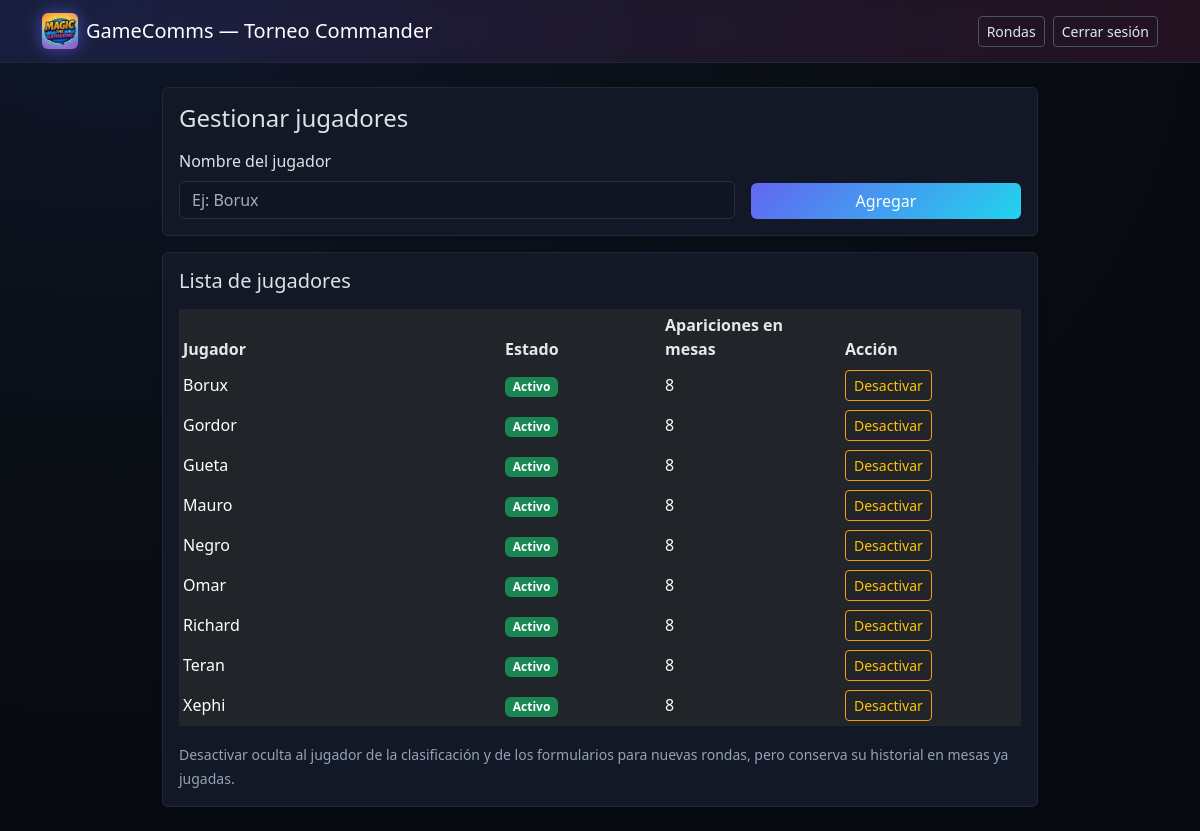
Screenshot of /admin/players (signed in) with the database file from the repository.
### app.py (models this page shows)
class Player(db.Model):
    id = db.Column(db.Integer, primary_key=True)
    name = db.Column(db.String, unique=True, nullable=False)
    active = db.Column(db.Boolean, nullable=False, default=True)

### app.py (the view)
@app.route("/admin/players")
def players_admin():
    if not session.get("is_admin"):
        flash("No autorizado.", "danger")
        return redirect(url_for("index"))
    from sqlalchemy import func
    q_counts = (db.session.query(GameResult.player_id, func.count(GameResult.id))
                .group_by(GameResult.player_id).all())
    counts = {pid: c for pid, c in q_counts}
    players = Player.query.order_by(Player.name.asc()).all()  # incluye activos e inactivos
    return render_template("players.html", players=players, counts=counts)

### templates/players.html (shortened to what this page needs)
<!doctype html>
<html lang="es" data-bs-theme="dark">
<head>
  <link href="https://cdn.jsdelivr.net/npm/bootstrap@5.3.3/dist/css/bootstrap.min.css" rel="stylesheet">
  <link href="{{ url_for('static', filename='dark.css') }}" rel="stylesheet">
</head>
<body class="bg-light">
  <nav class="navbar navbar-dark">
    <div class="container">
      <a class="navbar-brand d-flex align-items-center" href="{{ url_for('index') }}">
        <img src="{{ url_for('static', filename='img/gamecomms.png') }}" class="brand-logo" alt="GameComms">
        <span>GameComms — Torneo Commander</span>
      </a>
      <div class="d-flex gap-2">
        <a class="btn btn-outline-light btn-sm" href="{{ url_for('rounds_view') }}">Rondas</a>
        <a class="btn btn-outline-light btn-sm" href="{{ url_for('logout') }}">Cerrar sesión</a>
      </div>
    </div>
  </nav>
  <div class="container py-4" style="max-width:900px;">
    <div class="card shadow-sm mb-3">
      <div class="card-body">
        <h1 class="h4 mb-3">Gestionar jugadores</h1>
        <form class="row g-3" method="post" action="{{ url_for('player_add') }}">
          <div class="col-sm-8">
            <label class="form-label">Nombre del jugador</label>
            <input class="form-control" type="text" name="name" placeholder="Ej: Borux" required>
          </div>
          <div class="col-sm-4 d-flex align-items-end">
            <button class="btn btn-primary w-100">Agregar</button>
          </div>
        </form>
      </div>
    </div>
    <div class="card shadow-sm">
      <div class="card-body">
        <h2 class="h5 mb-3">Lista de jugadores</h2>
        <div class="table-responsive">
          <table class="table table-sm align-middle">
            <thead>
              <tr>
                <th>Jugador</th>
                <th style="width:160px;">Estado</th>
                <th style="width:180px;">Apariciones en mesas</th>
                <th style="width:180px;">Acción</th>
              </tr>
            </thead>
            <tbody>
              {% for p in players %}
                <tr class="{% if not p.active %}table-secondary{% endif %}">
                  <td>{{ p.name }}</td>
                  <td>
                    {% if p.active %}
                      <span class="badge bg-success">Activo</span>
                    {% else %}
                      <span class="badge bg-secondary">Inactivo</span>
                    {% endif %}
                  </td>
                  <td>{{ counts.get(p.id, 0) }}</td>
                  <td>
                    <form method="post" action="{{ url_for('player_toggle', pid=p.id) }}" class="d-inline">
                      {% if p.active %}
                        <button class="btn btn-outline-warning btn-sm">Desactivar</button>
                      {% else %}
                        <button class="btn btn-outline-success btn-sm">Activar</button>
                      {% endif %}
                    </form>
                  </td>
                </tr>
              {% endfor %}
            </tbody>
          </table>
        </div>
        <small class="text-muted">
          Desactivar oculta al jugador de la clasificación y de los formularios para nuevas rondas, pero conserva su historial en mesas ya jugadas.
        </small>
      </div>
    </div>
  </div>
</body>
</html>

### static/dark.css (style rules this page uses)
:root { --bg:#0b0f17; --surface:#121826; --muted:#94a3b8; --text:#e2e8f0; --brand1:#f59e0b; --brand2:#ec4899; --brand3:#6366f1; --brand4:#22d3ee; }
html,body { background: radial-gradient(1200px 800px at 10% 0%, #0f172a 0%, var(--bg) 45%, #070a10 100%); color:var(--text); }
.navbar { background:linear-gradient(90deg, rgba(99,102,241,.12), rgba(236,72,153,.12)); backdrop-filter: blur(8px); border-bottom:1px solid #1f2937; }
.brand-logo { height:36px; margin-right:.5rem; border-radius:6px; filter:drop-shadow(0 0 8px rgba(99,102,241,.6)); }
.card { background:var(--surface); border:1px solid #1f2937; }
.table { color:var(--text); }
.table thead th { color:#e5e7eb; border-color:#1f2937; }
.table tbody tr { border-color:#1f2937; }
.btn-primary { background:linear-gradient(135deg, var(--brand3), var(--brand4)); border:0; }
.btn-outline-light { border-color:#475569; color:#e2e8f0; }
.form-control,.form-select { background-color:#0f1522; border-color:#233047; color:var(--text); }
small.text-muted { color:var(--muted) !important; }
.btn-outline-warning { border-color:#f59e0b; }

### rows the page displays
Player: name "Borux", active "Activo", get "8"
Player: name "Gordor", active "Activo", get "8"
Player: name "Gueta", active "Activo", get "8"
Player: name "Mauro", active "Activo", get "8"
Player: name "Negro", active "Activo", get "8"
Player: name "Omar", active "Activo", get "8"
Player: name "Richard", active "Activo", get "8"
Player: name "Teran", active "Activo", get "8"
Player: name "Xephi", active "Activo", get "8"
